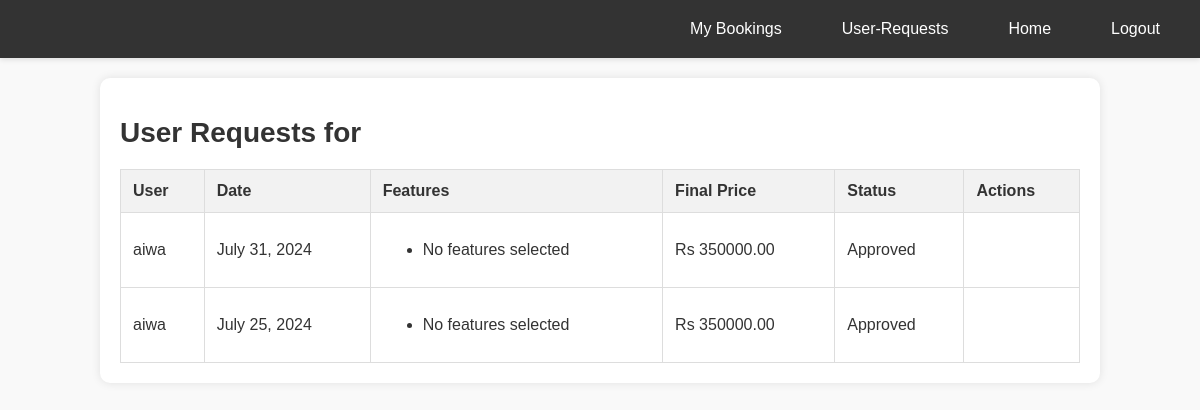
Page /user_requests/ (signed in) on the earlier database version.
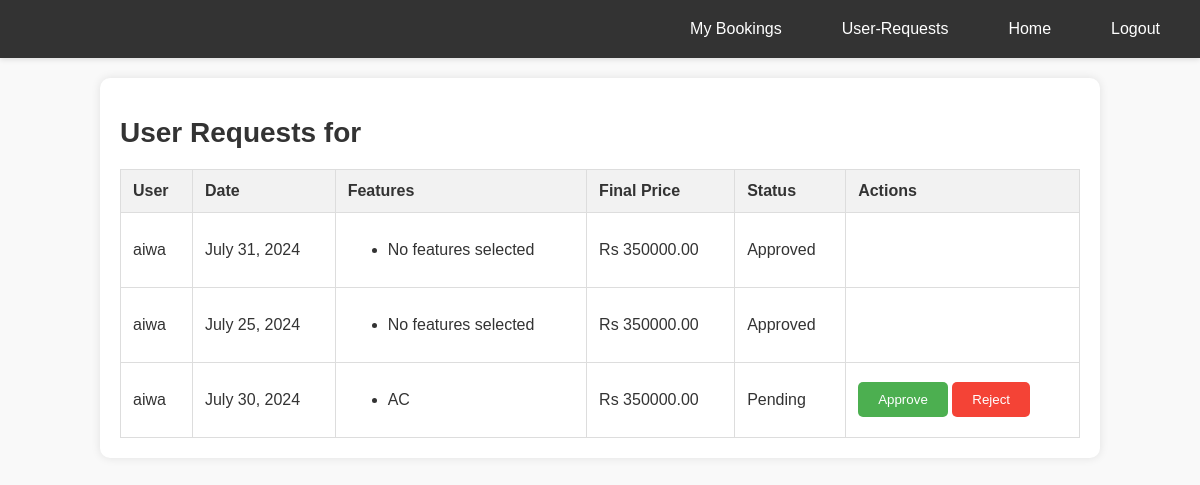
Same page on the later database version.
### auditorium/models.py (models this page shows, shortened)
class UserRequest(models.Model):
    user = models.ForeignKey(User, on_delete=models.CASCADE)
    auditorium = models.ForeignKey(Auditorium, on_delete=models.CASCADE)
    date = models.DateField()
    features = models.ManyToManyField(Feature)
    final_price = models.DecimalField(max_digits=10, decimal_places=2)
    approved = models.BooleanField(default=False)
    payment_requested = models.BooleanField(default=False)
    stripe_payment_intent_id = models.CharField(max_length=255, blank=True, null=True)
    created_at = models.DateTimeField(auto_now_add=True)

class User(AbstractBaseUser, PermissionsMixin):
    username = models.CharField(max_length=150, unique=True)
    email = models.EmailField(unique=True)
    role = models.CharField(max_length=50, blank=True, null=True)
    is_staff = models.BooleanField(default=False)
    is_active = models.BooleanField(default=True)
    groups = models.ManyToManyField(Group, related_name='custom_user_groups')
    user_permissions = models.ManyToManyField(Permission, related_name='custom_user_permissions')
    objects = CustomUserManager()
    USERNAME_FIELD = 'email'
    REQUIRED_FIELDS = ['username']

class Feature(models.Model):
    name = models.CharField(max_length=255)
    amount = models.DecimalField(max_digits=10, decimal_places=2)
    auditorium = models.ForeignKey(Auditorium, related_name='auditorium_features', on_delete=models.CASCADE)

### auditorium/views.py (the view)
# urls.py: path('user_requests/', views.user_requests, name='user_requests'),
@login_required
def user_requests(request):
    requests = UserRequest.objects.filter(auditorium__user=request.user)
    context = {
        'requests': requests
    }
    return render(request, 'user_requests.html', context)

### auditorium/templates/user_requests.html (shortened to what this page needs)
<!DOCTYPE html>
<html lang="en">
<head>
</head>
<body>
    <nav>
        <ul>
            <li>
                <a href="/"> Logout</a>
            </li>
            <li>
                <a href="{% url 'event_host_index' %}"> Home</a>
            </li>
            <li>
                <a href="{% url 'user_requests' %}"> User-Requests</a>
            </li>
            <li>
                <a href="{% url 'event_my_bookings' %}"> My Bookings</a>
            </li>
        </ul>
    </nav>
    <div class="container">
        <h1>User Requests for {{auditorium.user.username}}</h1>
        <table>
            <thead>
                <tr>
                    <th>User</th>
                    <th>Date</th>
                    <th>Features</th>
                    <th>Final Price</th>
                    <th>Status</th>
                    <th>Actions</th>
                </tr>
            </thead>
            <tbody>
                {% for request in requests %}
                <tr>
                    <td>{{ request.user.username }}</td>
                    <td>{{ request.date }}</td>
                    <td>
                        <ul>
                            {% for feature in request.features.all %}
                            <li>{{ feature.name }}</li>
                            {% empty %}
                            <li>No features selected</li>
                            {% endfor %}
                        </ul>
                    </td>
                    <td>Rs {{ request.final_price }}</td>
                    <td>{% if request.approved %}Approved{% else %}Pending{% endif %}</td>
                    <td class="actions">
                        {% if not request.approved %}
                        <form method="post" action="{% url 'approve_request' request.id %}">
                            <button type="submit" class="approve-btn">Approve</button>
                        </form>
                        <form method="post" action="{% url 'reject_request' request.id %}">
                            <button type="submit" class="reject-btn">Reject</button>
                        </form>
                        {% endif %}
                    </td>
                </tr>
                {% endfor %}
            </tbody>
        </table>
    </div>
</body>
</html>

Differences in the rows shown:
added UserRequest: user.username "aiwa", date "July 30, 2024", final_price "350000.00", approved "Pending"
now on this page (row unchanged): Feature: name "AC"
